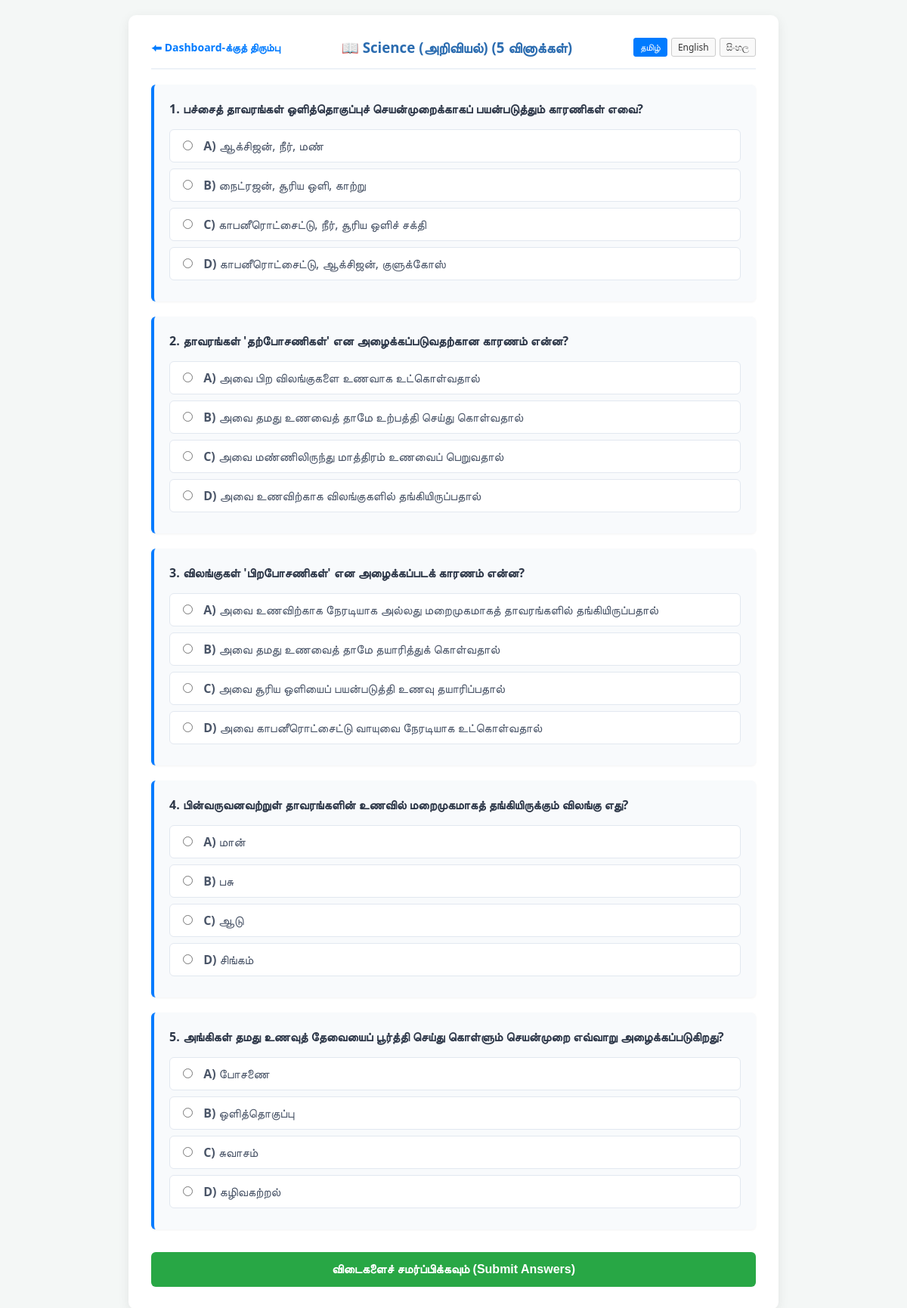
The page /take_quiz.php?subject=Science+(அறிவியல்) (signed in) on the database its author committed.
### tables this page shows
CREATE TABLE `generated_questions` (
  `id` int(11) NOT NULL,
  `file_id` int(11) DEFAULT NULL,
  `subject` varchar(100) DEFAULT 'பொது (General)',
  `question_text` text NOT NULL,
  `option_a` varchar(255) DEFAULT NULL,
  `option_b` varchar(255) DEFAULT NULL,
  `option_c` varchar(255) DEFAULT NULL,
  `option_d` varchar(255) DEFAULT NULL,
  `correct_option` enum('A','B','C','D') DEFAULT NULL
);

### take_quiz.php (the view, shortened to what this page needs)
<?php
require 'db.php';
$lang = isset($_SESSION['lang']) ? $_SESSION['lang'] : 'ta';
$translations = [
    'ta' => [
        'title' => 'Quiz',
        'back' => '⬅ Dashboard-க்குத் திரும்பு',
        'questions_suffix' => 'வினாக்கள்',
        'submit' => 'விடைகளைச் சமர்ப்பிக்கவும் (Submit Answers)',
        'no_quiz' => 'இந்தப் பாடத்தில் தற்போது கேள்விகள் இல்லை.',
        'choose_other' => 'வேறு பாடத்தைத் தேர்ந்தெடுக்கவும்'
    ],
    'en' => [
        'title' => 'Quiz',
        'back' => '⬅ Back to Dashboard',
        'questions_suffix' => 'Questions',
        'submit' => 'Submit Answers',
        'no_quiz' => 'There are no questions available for this subject right now.',
        'choose_other' => 'Choose another subject'
    ],
    'si' => [
        'title' => 'ප්‍රශ්නාවලිය',
        'back' => '⬅ Dashboard වෙත ආපසු',
        'questions_suffix' => 'ප්‍රශ්න',
        'submit' => 'පිළිතුරු ඉදිරිපත් කරන්න',
        'no_quiz' => 'මෙම විෂය සඳහා දැනට ප්‍රශ්න නොමැත.',
        'choose_other' => 'වෙනත් විෂයක් තෝරන්න'
    ]
];
$t = $translations[$lang];
$selected_subject = $_GET['subject'];
$stmt = $conn->prepare("SELECT * FROM generated_questions WHERE subject = ? ORDER BY RAND() LIMIT 5");
$stmt->bind_param("s", $selected_subject);
$stmt->execute();
$result = $stmt->get_result();
?>
<!DOCTYPE html>
<html lang="<?php echo $lang; ?>">
<head>
</head>
<body>
<div class="container">
    <div class="header-box">
        <a href="student_dashboard.php" class="back-link"><?php echo $t['back']; ?></a>
        <h3 style="margin: 0; color: #2b6cb0;">📖 <?php echo htmlspecialchars($selected_subject); ?> (5 <?php echo $t['questions_suffix']; ?>)</h3>
        <div class="lang-switcher">
            <a href="?subject=<?php echo urlencode($selected_subject); ?>&lang=ta" class="lang-btn <?php if($lang == 'ta') echo 'active'; ?>">தமிழ்</a>
            <a href="?subject=<?php echo urlencode($selected_subject); ?>&lang=en" class="lang-btn <?php if($lang == 'en') echo 'active'; ?>">English</a>
            <a href="?subject=<?php echo urlencode($selected_subject); ?>&lang=si" class="lang-btn <?php if($lang == 'si') echo 'active'; ?>">සිංහල</a>
        </div>
    </div>
    <form action="submit_quiz.php" method="POST">
        <?php
        $q_no = 1;
        if ($result && $result->num_rows > 0) {
            while($row = $result->fetch_assoc()) {
        ?>
                <div class="question-card">
                    <div class="question-title"><?php echo $q_no . ". " . htmlspecialchars($row['question_text']); ?></div>
                    <label><input type="radio" name="answer_<?php echo $row['id']; ?>" value="A" required> <b>A)</b> <?php echo htmlspecialchars($row['option_a']); ?></label>
                    <label><input type="radio" name="answer_<?php echo $row['id']; ?>" value="B"> <b>B)</b> <?php echo htmlspecialchars($row['option_b']); ?></label>
                    <label><input type="radio" name="answer_<?php echo $row['id']; ?>" value="C"> <b>C)</b> <?php echo htmlspecialchars($row['option_c']); ?></label>
                    <label><input type="radio" name="answer_<?php echo $row['id']; ?>" value="D"> <b>D)</b> <?php echo htmlspecialchars($row['option_d']); ?></label>
                </div>
        <?php
                $q_no++;
            }
        ?>
            <button type="submit" class="submit-btn"><?php echo $t['submit']; ?></button>
        <?php
        } else {
            echo "<div class='no-quiz'><p>" . $t['no_quiz'] . "</p><a href='student_dashboard.php' class='back-link'>" . $t['choose_other'] . "</a></div>";
        }
        ?>
    </form>
</div>
</body>
</html>

### take_quiz.php (style rules this page uses)
body { font-family: 'Segoe UI', Arial, sans-serif; background: #f4f7f6; padding: 20px; margin: 0; }
.container { max-width: 800px; margin: auto; background: white; padding: 30px; border-radius: 10px; box-shadow: 0 4px 15px rgba(0,0,0,0.08); }
.header-box { display: flex; justify-content: space-between; align-items: center; border-bottom: 2px solid #edf2f7; padding-bottom: 15px; margin-bottom: 20px; flex-wrap: wrap; gap: 10px; }
.back-link { color: #007bff; text-decoration: none; font-weight: bold; font-size: 14px; }
.question-card { background: #f8fafc; border-left: 4px solid #007bff; border-radius: 6px; padding: 20px; margin-bottom: 20px; box-shadow: 0 1px 3px rgba(0,0,0,0.05); }
.question-title { font-weight: bold; font-size: 16px; margin-bottom: 15px; color: #2d3748; line-height: 1.5; }
label { display: block; padding: 10px 12px; margin-bottom: 8px; background: white; border: 1px solid #e2e8f0; border-radius: 6px; cursor: pointer; transition: all 0.2s ease; color: #4a5568; }
input[type="radio"] { margin-right: 10px; }
.submit-btn { background: #28a745; color: white; padding: 14px 25px; border: none; font-size: 16px; font-weight: bold; border-radius: 6px; cursor: pointer; width: 100%; transition: background 0.2s; margin-top: 10px; }
.lang-switcher { display: flex; gap: 5px; }
.lang-btn { text-decoration: none; padding: 3px 8px; border: 1px solid #ccc; border-radius: 3px; font-size: 12px; color: #333; background: #f9f9f9; }
.lang-btn.active { background: #007bff; color: white; border-color: #007bff; }

### rows shown on the page
generated_questions: question_text "பச்சைத் தாவரங்கள் ஒளித்தொகுப்புச் செயன்முறைக்காகப் பயன்படுத்தும் காரணிகள் எவை?", option_a "ஆக்சிஜன், நீர், மண்", option_b "நைட்ரஜன், சூரிய ஒளி, காற்று", option_c "காபனீரொட்சைட்டு, நீர், சூரிய ஒளிச் சக்தி", option_d "காபனீரொட்சைட்டு, ஆக்சிஜன், குளுக்கோஸ்"
generated_questions: question_text "தாவரங்கள் 'தற்போசணிகள்' என அழைக்கப்படுவதற்கான காரணம் என்ன?", option_a "அவை பிற விலங்குகளை உணவாக உட்கொள்வதால்", option_b "அவை தமது உணவைத் தாமே உற்பத்தி செய்து கொள்வதால்", option_c "அவை மண்ணிலிருந்து மாத்திரம் உணவைப் பெறுவதால்", option_d "அவை உணவிற்காக விலங்குகளில் தங்கியிருப்பதால்"
generated_questions: question_text "விலங்குகள் 'பிறபோசணிகள்' என அழைக்கப்படக் காரணம் என்ன?", option_a "அவை உணவிற்காக நேரடியாக அல்லது மறைமுகமாகத் தாவரங்களில் தங்கியிருப்பதால்", option_b "அவை தமது உணவைத் தாமே தயாரித்துக் கொள்வதால்", option_c "அவை சூரிய ஒளியைப் பயன்படுத்தி உணவு தயாரிப்பதால்", option_d "அவை காபனீரொட்சைட்டு வாயுவை நேரடியாக உட்கொள்வதால்"
generated_questions: question_text "பின்வருவனவற்றுள் தாவரங்களின் உணவில் மறைமுகமாகத் தங்கியிருக்கும் விலங்கு எது?", option_a "மான்", option_b "பசு", option_c "ஆடு", option_d "சிங்கம்"
generated_questions: question_text "அங்கிகள் தமது உணவுத் தேவையைப் பூர்த்தி செய்து கொள்ளும் செயன்முறை எவ்வாறு அழைக்கப்படுகிறது?", option_a "போசணை", option_b "ஒளித்தொகுப்பு", option_c "சுவாசம்", option_d "கழிவகற்றல்"

### other values the page prints
$t['back'] "⬅ Dashboard-க்குத் திரும்பு"
$selected_subject "Science (அறிவியல்)"
$t['questions_suffix'] "வினாக்கள்"
$t['submit'] "விடைகளைச் சமர்ப்பிக்கவும் (Submit Answers)"
